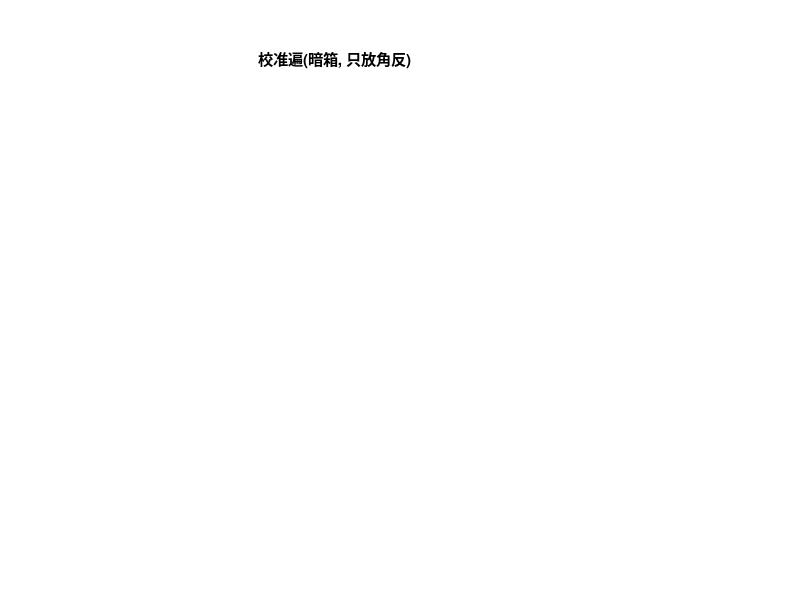

Recreate this plot in MATLAB. (Note: this script raises an error after producing the figure.)
% 第一章示意图生成: 总流程 / 五分类路由 / 分离度路由(MATLAB 盒图; 局部函数在文件尾)
figDir = 'C:\Users\NJ\AppData\Local\Temp\probe95\docfigs';
if ~exist(figDir, 'dir'), mkdir(figDir); end
bk = [0.93 0.93 0.96];  yl = [1 0.9 0.35];  gn = [0.75 0.88 0.78];  rd = [0.95 0.8 0.8];

% ---- 图 1-1 总流程(两遍) ----
f = figure('Visible', 'off', 'Position', [40 40 1000 430], 'Color', 'w'); hold on; axis off;
text(0.25, 0.97, '校准遍(暗箱, 只放角反)', 'FontSize', 11, 'FontWeight', 'bold');
drawBox(0.015, 0.72, 0.15, 0.13, {'角反 3.5m', '-5 dBsm(已知)'}, yl, 9);
drawBox(0.225, 0.72, 0.16, 0.13, {'0°校准表 cCal', '(通道相位掰齐)'}, bk, 9);
drawBox(0.445, 0.72, 0.155, 0.13, {'噪底曲线+滤形', '重建(档位锚定)'}, bk, 9);
drawBox(0.66, 0.72, 0.115, 0.13, {'K0', '(alpha域锚定)'}, bk, 9);
drawBox(0.835, 0.72, 0.115, 0.13, {'K0Coh', '(相参域)'}, bk, 9);
arrow(0.165, 0.785, 0.225, 0.785); arrow(0.385, 0.785, 0.445, 0.785);
arrow(0.60, 0.785, 0.66, 0.785); arrow(0.775, 0.785, 0.835, 0.785);
plot([0.01 0.99], [0.66 0.66], 'k--');
text(0.25, 0.615, '目标遍(冻结标定量, 换目标场景)', 'FontSize', 11, 'FontWeight', 'bold');
drawBox(0.02, 0.44, 0.16, 0.13, {'点云点', '(角色标记)'}, yl, 9);
drawBox(0.24, 0.53, 0.20, 0.17, {'独立点支路:', '相参图读数', '峰邻域+峰值插值', '+俯仰补+PLL补'}, gn, 9);
drawBox(0.24, 0.32, 0.20, 0.13, {'配对支路: alpha域联合权重', '(OMP/DML 四类成员)'}, gn, 9);
drawBox(0.52, 0.44, 0.16, 0.13, {'sigma = SNR+40lgR', '+ K(支路各配)'}, yl, 9);
drawBox(0.75, 0.44, 0.22, 0.13, {'写回点云 rcsDb', '+ 置信标志 rcsConf'}, bk, 9);
arrow(0.18, 0.505, 0.24, 0.615); arrow(0.18, 0.505, 0.24, 0.385);
arrow(0.44, 0.615, 0.52, 0.51); arrow(0.44, 0.385, 0.52, 0.49);
arrow(0.68, 0.505, 0.75, 0.505);
exportgraphics(f, [figDir '\fig_s1_flow.png'], 'Resolution', 170); close(f);

% ---- 图 1-2 五分类路由 ----
f = figure('Visible', 'off', 'Position', [40 40 1000 400], 'Color', 'w'); hold on; axis off;
drawBox(0.02, 0.40, 0.15, 0.16, {'点云点', 'splitTag 判角色'}, yl, 10);
labs = {'独立点 (0)', 'OMP第一目标 (1)', 'OMP第二目标 (2)', 'DML第一目标 (3)', 'DML第二目标 (4)'};
for k = 1:5
    drawBox(0.26, 0.78 - (k - 1) * 0.17, 0.20, 0.11, labs{k}, bk, 9);
    arrow(0.17, 0.48, 0.26, 0.835 - (k - 1) * 0.17);
end
drawBox(0.54, 0.62, 0.24, 0.16, {'相参图读数支路', '(仅独立点)', 'K0Coh 尺'}, gn, 10);
drawBox(0.54, 0.20, 0.24, 0.24, {'alpha 域联合权重支路', '(四类配对成员)', 'K0 尺'}, gn, 10);
arrow(0.46, 0.835, 0.54, 0.68, '独立点');
arrow(0.46, 0.30, 0.54, 0.32, '配对成员');
drawBox(0.84, 0.40, 0.14, 0.16, {'sigma 写回', '点云'}, yl, 10);
arrow(0.78, 0.70, 0.84, 0.52); arrow(0.78, 0.32, 0.84, 0.46);
exportgraphics(f, [figDir '\fig_s2_route.png'], 'Resolution', 170); close(f);

% ---- 图 1-3 分离度路由 ----
f = figure('Visible', 'off', 'Position', [40 40 1000 330], 'Color', 'w'); hold on; axis off;
plot([0.05 0.95], [0.52 0.52], 'k-', 'LineWidth', 2);
text(0.05, 0.60, '双目标角间隔 ->', 'FontSize', 10);
xx = [0.16, 0.52, 0.78];
for k = 1:3
    plot(xx(k), 0.52, 'ks', 'MarkerFaceColor', 'k', 'MarkerSize', 6);
end
drawBox(0.07, 0.68, 0.30, 0.17, {'OMP 区 (约 >=2°)', '残差过 12 dB 门限', '-> OMP点1 / OMP点2'}, gn, 9);
drawBox(0.44, 0.68, 0.22, 0.17, {'DML 区 (约 0.6°~1.2°)', '双原子联合拟合', '残差改善 > 3 dB', '(还需弱成员电平)', '-> DML点1 / DML点2'}, yl, 8);
drawBox(0.69, 0.68, 0.24, 0.17, {'不可分区 (约 <0.5°)', '联合拟合也无法分离', '-> 输出单点(融合值)'}, rd, 9);
arrow(0.16, 0.68, 0.16, 0.56); arrow(0.52, 0.68, 0.52, 0.56); arrow(0.78, 0.68, 0.78, 0.56);
text(0.16, 0.44, '第一原子不吸收第二目标', 'FontSize', 8, 'Color', [0.3 0.3 0.3], 'HorizontalAlignment', 'center');
text(0.52, 0.42, {'第一原子吸收双目标能量,', 'OMP 残差塌掉'}, 'FontSize', 8, 'Color', [0.3 0.3 0.3], 'HorizontalAlignment', 'center');
text(0.80, 0.44, '条件数极限', 'FontSize', 8, 'Color', [0.3 0.3 0.3]);
exportgraphics(f, [figDir '\fig_s3_sep.png'], 'Resolution', 170); close(f);
fprintf('SCHEMATICS DONE\n');

function drawBox(x, y, w, h, txt, fc, fs)
    rectangle('Position', [x, y, w, h], 'FaceColor', fc, 'EdgeColor', [0.3 0.3 0.3], 'LineWidth', 1);
    text(x + w/2, y + h/2, txt, 'HorizontalAlignment', 'center', 'FontSize', fs, 'Color', [0.1 0.1 0.1]);
end
function arrow(x1, y1, x2, y2, txt)
    plot([x1 x2], [y1 y2], '-', 'Color', [0.3 0.3 0.3], 'LineWidth', 1.2);
    th = atan2(y2 - y1, x2 - x1);
    patch(x2 + [0, -0.014*cos(th) - 0.006*sin(th), -0.014*cos(th) + 0.006*sin(th)], ...
          y2 + [0, -0.014*sin(th) + 0.006*cos(th), -0.014*sin(th) - 0.006*cos(th)], ...
          [0.3 0.3 0.3], 'EdgeColor', 'none');
    if nargin > 4 && ~isempty(txt)
        text((x1 + x2)/2, (y1 + y2)/2 + 0.015, txt, 'HorizontalAlignment', 'center', 'FontSize', 8, 'Color', [0.25 0.25 0.25]);
    end
end
